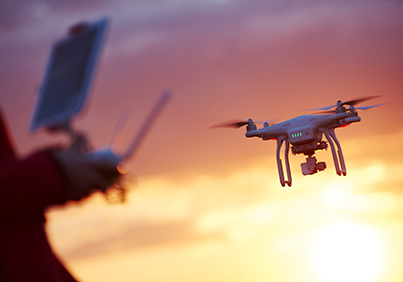
#> input picture opencv4/dron.jpg, 403 x 282 px, given in place of the camera
$ python trackbarRGV2HSB.py
#> lines starting #> are read from the running program, lines starting #| are printed output that depends on the picture; after the words box and inside, x2 and y2 are one past the last pixel; in counts of white or black regions, pixels touching at a corner belong together
import cv2
import numpy as np

def nothing(x):
    pass

camera = cv2.VideoCapture(0)  # kameradan görüntü alıyorum

cv2.namedWindow("frame")
cv2.createTrackbar("H1", "frame", 0, 359, nothing)
#> slider 'H1' is set to 100
cv2.createTrackbar("H2", "frame", 0, 359, nothing)
#> slider 'H2' is set to 359
cv2.createTrackbar("S1", "frame", 0, 255, nothing)
#> slider 'S1' is set to 85
cv2.createTrackbar("S2", "frame", 0, 255, nothing)
#> slider 'S2' is set to 255
cv2.createTrackbar("V1", "frame", 0, 255, nothing)
#> slider 'V1' is set to 85
cv2.createTrackbar("V2", "frame", 0, 255, nothing)
#> slider 'V2' is set to 255

while camera.isOpened():
    _, frame = camera.read()  # normalde yandan ret koyarız ama fazla ram harcamasın diye koymuyoruz.
#> frame is the input picture: shape (282, 403, 3); mean B, G, R 123.4, 135.5, 176

    # renk dönüşümü yapalım
    hsv = cv2.cvtColor(frame, cv2.COLOR_BGR2HSV)
#> hsv: shape (282, 403, 3); mean H, S, V 81.3, 102.9, 178.7
    # frame resim demek
    H1 = cv2.getTrackbarPos("H1", "frame") / 2
    H2 = cv2.getTrackbarPos("H2", "frame") / 2
    S1 = cv2.getTrackbarPos("S1", "frame")
    S2 = cv2.getTrackbarPos("S2", "frame")
    V1 = cv2.getTrackbarPos("V1", "frame")
    V2 = cv2.getTrackbarPos("V2", "frame")

    lower = np.array([H1, S1, V1])  # H1 = Hue, S1 = Saturation, V1 = Value
    upper = np.array([H2, S2, V2])

    mask = cv2.inRange(hsv, lower, upper)  # maske yapalım
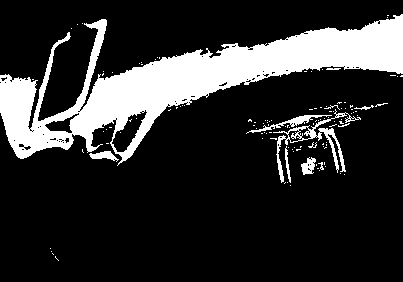
#> mask: shape (282, 403); 18.7% white; 118 white regions (107 under 20 px), largest, box (x1, y1, x2, y2) and area: (0, 14, 403, 166) 19212, (273, 109, 361, 183) 897, (246, 115, 332, 134) 303

    res = cv2.bitwise_and(frame, frame, mask=mask)  # görüntüyü renkli görme
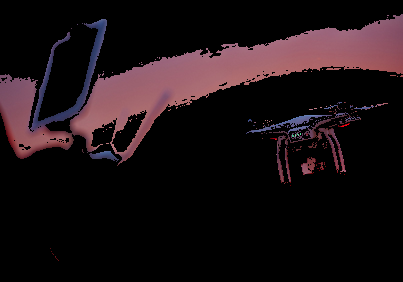
#> res: shape (282, 403, 3); mean B, G, R 19.8, 16.8, 26.9

    cv2.imshow("frame", frame)  # önce olacak resmi
    cv2.imshow("hsv", mask)  # dönüştürdüğüm resmi

    if cv2.waitKey(1) == ord("q"):
#> (key q is pressed here)
        break

cv2.destroyAllWindows()
